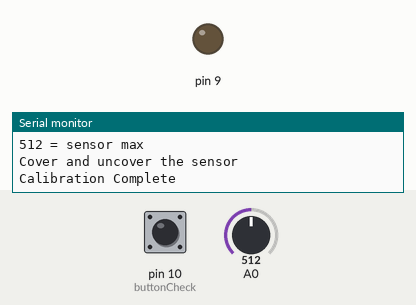
A sketch run on a simulated Arduino Uno, built with avr-gcc and run on an emulated ATmega328P. Shown: output pins drawn as LEDs (lit = HIGH), the last lines printed to the serial monitor. The test bench sets the inputs (shaded band); at power-on: pin 10 (buttonCheck) LOW, A0 = 512.

Above: at 11.2 s.
11.3 s: pin 10 (buttonCheck) pulled HIGH for 0.15 s
At 12.1 s:
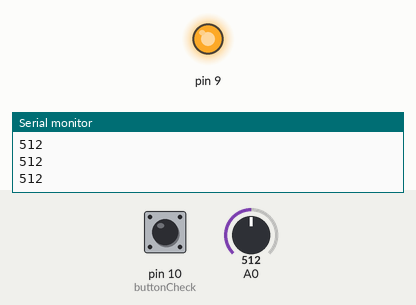
14.3 s: A0 set to 716
17.3 s: pin 10 (buttonCheck) pulled HIGH for 1 s
19.8 s: pin 10 (buttonCheck) pulled HIGH for 0.15 s
22.9 s: pin 10 (buttonCheck) pulled HIGH for 3.2 s
Timing chart, 0 to 25.9 s (numbered marks = the images above; inputs shaded):
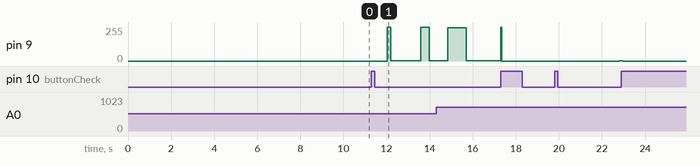

The sketch:

AutoCalibrateSensor_strobe.ino
```cpp
int State = LOW;
int buttonState;
int lastButtonState = LOW;
unsigned long lastDebounceTime = 0;
unsigned long debounceDelay = 50;
int rate;
float freq = 1; // hz
int pState = "off";
int sensorMin = 1023;
int sensorMax = 0;

void setup() {
  // put your setup code here, to run once:
  pinMode(9, OUTPUT);
  pinMode(10, INPUT);
  Serial.begin(9600);
  calibrate();
}

void loop() {
  // put your main code here, to run repeatedly:
  buttonCheck();
  if (State == HIGH){
  float x = millis();
  int sensorValue = analogRead(A0);
  Serial.println(sensorValue);
  freq = map(sensorValue,sensorMin,sensorMax,10,.001);
  rate = (127 + 127 * sin(freq * 2*PI*x / 1000));
  analogWrite(9, rate);// turn the LED on (HIGH is the voltage level)
  }
  else{
    analogWrite(9, 0);
  }
}
void buttonCheck(){
int reading = digitalRead(10);
  if (reading != lastButtonState) {
    lastDebounceTime = millis();  // reset the debouncing timer
  }
  if ((millis() - lastDebounceTime) > debounceDelay) {
    if (reading != buttonState) {
      buttonState = reading;
      if (buttonState == HIGH) {
        State = !State;
      }
    }
  }
  lastButtonState = reading;
 }

 void calibrate(){
  Serial.println("Calibrating...");
  Serial.println("Cover and uncover the sensor");
   while (millis() < 10000){
   int sensor = analogRead(A0);
   sensorMin= min(sensorMin,sensor);
   sensorMax= max(sensorMax,sensor);
   Serial.print(sensorMin);
   Serial.println(" = sensor min");
   Serial.print(sensorMax);
   Serial.println(" = sensor max");
   Serial.println("Cover and uncover the sensor");
   }
   Serial.println("Calibration Complete");
 }
```

Measured:
- after the input at 11.3 s, pin 9: 0/255 → 252/255 after 0.73 s, → 1/255 0.17 s later, → 252/255 1.4 s later, → 1/255 0.39 s later
- after the input at 19.8 s, pin 9: 0/255 → 1/255 after 3.0 s
